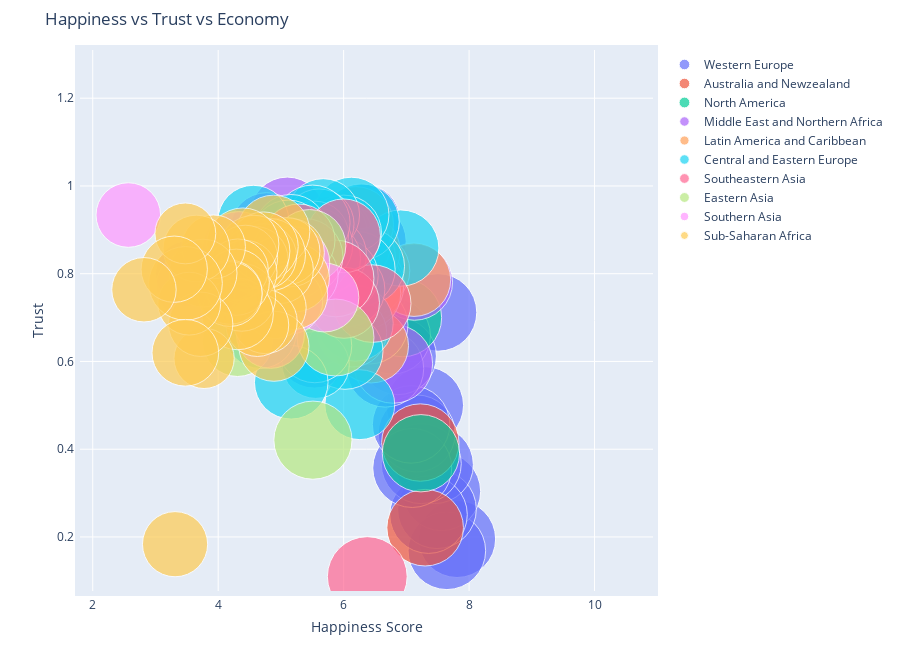

This figure's notebook cell:
### Code cell
#Happiness vs Trust vs Economy
import warnings
warnings.filterwarnings('ignore')

figure = bubbleplot(dataset = data_2020, x_column = 'Score', y_column = 'Perceptions of corruption', 
    bubble_column = 'Country', size_column = 'GDP per capita', color_column = 'Region', 
    x_title = "Happiness Score", y_title = "Trust", title = 'Happiness vs Trust vs Economy',
    x_logscale = False, scale_bubble = 1, height = 650)

py.iplot(figure, config={'scrollzoom': True})

### Figure 1 — Plotly figure (JSON) as saved in the notebook; plotly's stock layout.template omitted (floating-point values rounded to 4 significant figures)
{"data": [{"marker": {"size": [10.64, 10.77, 10.98, 10.77, 11.09, 10.81, 10.76, 10.74, 11.45, 10.6, 11.16, 10.73, 10.67, 10.53, 10.58, 10.46, 10.48, 9.204, 10.41, 10.26, 10.41, 10.13], "sizemode": "area", "sizeref": 0.003578}, "mode": "markers", "name": "Western Europe", "text": ["Finland", "Denmark", "Switzerland", "Iceland", "Norway", "Netherlands", "Sweden", "Austria", "Luxembourg", "United Kingdom", "Ireland", "Germany", "Belgium", "Malta", "France", "Spain", "Italy", "Kosovo", "Cyprus", "Portugal", "North Cyprus", "Greece"], "type": "scatter", "x": [7.809, 7.646, 7.56, 7.504, 7.488, 7.449, 7.353, 7.294, 7.238, 7.165, 7.094, 7.076, 6.864, 6.773, 6.664, 6.401, 6.387, 6.325, 6.159, 5.911, 5.536, 5.515], "y": [0.1954, 0.1685, 0.3037, 0.7117, 0.2632, 0.3647, 0.2509, 0.5, 0.3671, 0.4359, 0.3572, 0.4564, 0.6123, 0.6585, 0.5835, 0.7659, 0.8734, 0.9223, 0.8563, 0.8926, 0.6261, 0.8599]}, {"marker": {"size": [10.5, 10.72], "sizemode": "area", "sizeref": 0.003578}, "mode": "markers", "name": "Australia and Newzealand", "text": ["New Zealand", "Australia"], "type": "scatter", "x": [7.3, 7.223], "y": [0.2211, 0.4152]}, {"marker": {"size": [10.69, 10.93], "sizemode": "area", "sizeref": 0.003578}, "mode": "markers", "name": "North America", "text": ["Canada", "United States"], "type": "scatter", "x": [7.232, 6.94], "y": [0.3908, 0.6997]}, {"marker": {"size": [10.42, 11.11, 10.8, 10.68, 11.09, 9.957, 9.752, 9.79, 10.13, 9.869, 9.538, 9.661, 9.362, 9.814, 9.026, 7.054, 8.389, 7.282, 9.317, 7.76], "sizemode": "area", "sizeref": 0.003578}, "mode": "markers", "name": "Middle East and Northern Africa", "text": ["Israel", "United Arab Emirates", "Saudi Arabia", "Bahrain", "Kuwait", "Mauritius", "Montenegro", "Libya", "Turkey", "Bulgaria", "Algeria", "Iraq", "Lebanon", "Iran", "Jordan", "Liberia", "Palestinian Territories", "Madagascar", "Egypt", "Yemen"], "type": "scatter", "x": [7.129, 6.791, 6.406, 6.227, 6.102, 6.101, 5.546, 5.489, 5.132, 5.102, 5.005, 4.785, 4.772, 4.672, 4.633, 4.558, 4.553, 4.166, 4.151, 3.527], "y": [0.7809, 0.5945, 0.6826, 0.7393, 0.7608, 0.8053, 0.7831, 0.6688, 0.7482, 0.9356, 0.7355, 0.8223, 0.9023, 0.7146, 0.7003, 0.8564, 0.8242, 0.8175, 0.7877, 0.8003]}, {"marker": {"size": [9.658, 9.798, 9.948, 8.925, 9.566, 8.909, 10.03, 10.03, 10.26, 9.5, 8.493, 9.811, 8.425, 9.246, 9.006, 9.456, 8.851, 9.665, 8.978, 7.751, 9.681, 7.469], "sizemode": "area", "sizeref": 0.003578}, "mode": "markers", "name": "Latin America and Caribbean", "text": ["Costa Rica", "Mexico", "Uruguay", "Guatemala", "Brazil", "El Salvador", "Panama", "Chile", "Trinidad and Tobago", "Colombia", "Nicaragua", "Argentina", "Honduras", "Ecuador", "Jamaica", "Peru", "Bolivia", "Dominican Republic", "Venezuela", "Guinea", "Gabon", "Burkina Faso"], "type": "scatter", "x": [7.121, 6.465, 6.44, 6.399, 6.376, 6.348, 6.305, 6.228, 6.192, 6.163, 6.137, 5.975, 5.953, 5.925, 5.89, 5.797, 5.747, 5.689, 5.053, 4.949, 4.829, 4.769], "y": [0.7863, 0.8068, 0.636, 0.7832, 0.7706, 0.7543, 0.8516, 0.8382, 0.9122, 0.8646, 0.666, 0.842, 0.8011, 0.8012, 0.8889, 0.8937, 0.8226, 0.756, 0.837, 0.7618, 0.8492, 0.7398]}, {"marker": {"size": [10.4, 10.39, 10.35, 8.74, 10.34, 10.27, 10.11, 10.11, 10.34, 10.25, 10.18, 9.681, 9.39, 9.456, 8.777, 8.025, 10.13, 8.148, 9.78, 10.07, 7.674, 9.688, 9.511, 9.748, 8.94, 9.1, 9.226, 9.011], "sizemode": "area", "sizeref": 0.003578}, "mode": "markers", "name": "Central and Eastern Europe", "text": ["Czech Republic", "Slovenia", "Slovakia", "Uzbekistan", "Lithuania", "Poland", "Romania", "Kazakhstan", "Estonia", "Hungary", "Latvia", "Serbia", "Paraguay", "Bosnia and Herzegovina", "Moldova", "Tajikistan", "Russia", "Kyrgyzstan", "Belarus", "Croatia", "Benin", "Azerbaijan", "Macedonia", "Turkmenistan", "Morocco", "Armenia", "Georgia", "Ukraine"], "type": "scatter", "x": [6.911, 6.363, 6.281, 6.258, 6.215, 6.186, 6.124, 6.058, 6.022, 6.0, 5.95, 5.778, 5.692, 5.674, 5.608, 5.556, 5.546, 5.542, 5.54, 5.505, 5.216, 5.165, 5.16, 5.119, 5.095, 4.677, 4.673, 4.561], "y": [0.8584, 0.8171, 0.9181, 0.5015, 0.8096, 0.6869, 0.9343, 0.7645, 0.6231, 0.8929, 0.7956, 0.8435, 0.8348, 0.9338, 0.9133, 0.5921, 0.8648, 0.8884, 0.6357, 0.9165, 0.7405, 0.5525, 0.8975, 0.8837, 0.8157, 0.7735, 0.6659, 0.9206]}, {"marker": {"size": [10.78, 11.4, 8.994, 9.742, 10.51, 10.26, 8.81, 9.37, 8.25], "sizemode": "area", "sizeref": 0.003578}, "mode": "markers", "name": "Southeastern Asia", "text": ["Taiwan Province of China", "Singapore", "Philippines", "Thailand", "South Korea", "Malaysia", "Vietnam", "Indonesia", "Cambodia"], "type": "scatter", "x": [6.455, 6.377, 6.006, 5.999, 5.872, 5.384, 5.353, 5.286, 4.848], "y": [0.7319, 0.1098, 0.7336, 0.8863, 0.7891, 0.8393, 0.7964, 0.8763, 0.8228]}, {"marker": {"size": [10.58, 10.93, 9.412, 9.689, 8.68], "sizemode": "area", "sizeref": 0.003578}, "mode": "markers", "name": "Eastern Asia", "text": ["Japan", "Hong Kong S.A.R. of China", "Mongolia", "China", "Myanmar"], "type": "scatter", "x": [5.871, 5.51, 5.456, 5.124, 4.308], "y": [0.6546, 0.4206, 0.8635, 0.754, 0.6451]}, {"marker": {"size": [8.483, 9.519, 7.925, 8.287, 9.39, 8.85, 7.463], "sizemode": "area", "sizeref": 0.003578}, "mode": "markers", "name": "Southern Asia", "text": ["Pakistan", "Maldives", "Nepal", "Bangladesh", "Sri Lanka", "India", "Afghanistan"], "type": "scatter", "x": [5.693, 5.198, 5.137, 4.833, 4.327, 3.573, 2.567], "y": [0.7457, 0.8242, 0.7381, 0.6618, 0.859, 0.772, 0.9337]}, {"marker": {"size": [8.226, 8.537, 8.351, 8.119, 8.119, 6.842, 8.799, 9.418, 9.403, 7.322, 7.63, 8.577, 7.069, 8.03, 9.203, 7.5, 7.468, 9.315, 8.234, 6.694, 9.163, 7.834, 7.358, 7.509, 7.269, 6.493, 8.225, 7.411, 7.96, 7.062, 9.711, 7.968, 6.625, 7.6, 7.866, 7.425], "sizemode": "area", "sizeref": 0.003578}, "mode": "markers", "name": "Sub-Saharan Africa", "text": ["Ivory Coast", "Congo (Brazzaville)", "Ghana", "Cameroon", "Senegal", "Niger", "Laos", "Albania", "South Africa", "Gambia", "Mali", "Nigeria", "Mozambique", "Kenya", "Namibia", "Uganda", "Chad", "Tunisia", "Mauritania", "Congo (Kinshasa)", "Swaziland", "Comoros", "Togo", "Ethiopia", "Sierra Leone", "Burundi", "Zambia", "Haiti", "Lesotho", "Malawi", "Botswana", "Tanzania", "Central African Republic", "Rwanda", "Zimbabwe", "South Sudan"], "type": "scatter", "x": [5.233, 5.194, 5.148, 5.085, 4.981, 4.91, 4.889, 4.883, 4.814, 4.751, 4.729, 4.724, 4.624, 4.583, 4.571, 4.432, 4.423, 4.392, 4.375, 4.311, 4.308, 4.289, 4.187, 4.186, 3.926, 3.775, 3.759, 3.721, 3.653, 3.538, 3.479, 3.476, 3.476, 3.312, 3.299, 2.817], "y": [0.7908, 0.7518, 0.848, 0.8513, 0.8088, 0.7225, 0.6347, 0.8963, 0.8434, 0.6907, 0.8393, 0.8619, 0.683, 0.8315, 0.8514, 0.8367, 0.8028, 0.8676, 0.7462, 0.8094, 0.7083, 0.7806, 0.7577, 0.7537, 0.8613, 0.6069, 0.8013, 0.6848, 0.8574, 0.7317, 0.7779, 0.6198, 0.8918, 0.1835, 0.8102, 0.7634]}], "layout": {"height": 650, "hovermode": "closest", "margin": {"b": 50, "pad": 5, "t": 50}, "showlegend": true, "title": {"text": "Happiness vs Trust vs Economy"}, "xaxis": {"autorange": false, "range": [1.797, 10.93], "title": {"text": "Happiness Score"}}, "yaxis": {"autorange": false, "range": [0.07685, 1.31], "title": {"text": "Trust"}}}}
